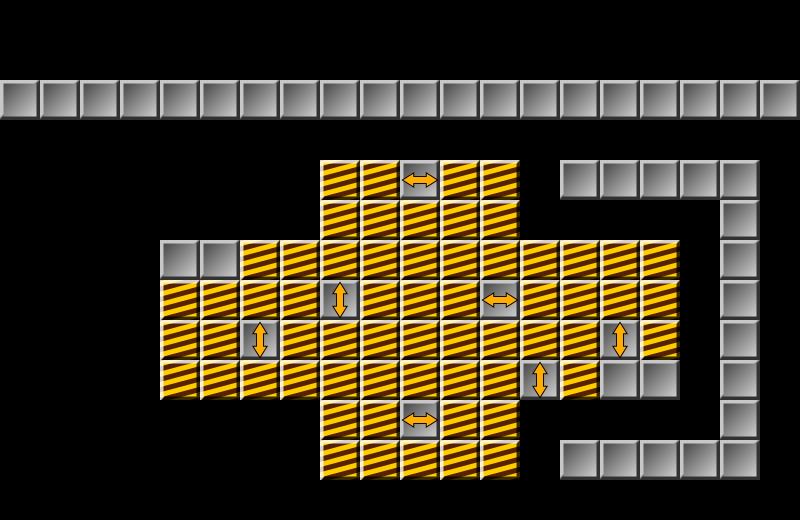

A 2D game scene composited from a Tiled map and its tileset images. What follows is a short description and the map's XML, with every tile layer's data as written:
An orthogonal 20x13 tile map with 40x40 px tiles, 2 tile layers (bricks, header), 3 tilesets and 2 objects (target, player).

<map version="1.0" orientation="orthogonal" renderorder="right-down" width="20" height="13" tilewidth="40" tileheight="40" nextobjectid="54">
 <tileset firstgid="1" name="tiles" tilewidth="40" tileheight="40" tilecount="9" columns="9">
  <image source="../../bricks/tiles.png" width="360" height="40" />
 </tileset>
 <tileset firstgid="10" name="Single sprites" tilewidth="40" tileheight="40" tilecount="1" columns="0">
  <tile id="1">
   <image width="40" height="40" source="../../bricks/002_player-40.png" />
  </tile>
 </tileset>
 <tileset firstgid="12" name="tiles" tilewidth="40" tileheight="40" tilecount="9" columns="9">
  <image source="../../bricks/tiles.png" width="360" height="40" />
 </tileset>
 <layer name="bricks" width="20" height="13">
  <data encoding="csv">
0,0,0,0,0,0,0,0,0,0,0,0,0,0,0,0,0,0,0,0,
0,0,0,0,0,0,0,0,0,0,0,0,0,0,0,0,0,0,0,0,
0,0,0,0,0,0,0,0,0,0,0,0,0,0,0,0,0,0,0,0,
0,0,0,0,0,0,0,0,0,0,0,0,0,0,0,0,0,0,0,0,
0,0,0,0,0,0,0,0,3,3,6,3,3,0,1,1,1,1,1,0,
0,0,0,0,0,0,0,0,3,3,3,3,3,0,0,0,0,0,1,0,
0,0,0,0,1,1,3,3,3,3,3,3,3,3,3,3,3,0,1,0,
0,0,0,0,3,3,3,3,7,3,3,3,6,3,3,3,3,0,1,0,
0,0,0,0,3,3,7,3,3,3,3,3,3,3,3,7,3,0,1,0,
0,0,0,0,3,3,3,3,3,3,3,3,3,7,3,1,1,0,1,0,
0,0,0,0,0,0,0,0,3,3,6,3,3,0,0,0,0,0,1,0,
0,0,0,0,0,0,0,0,3,3,3,3,3,0,1,1,1,1,1,0,
0,0,0,0,0,0,0,0,0,0,0,0,0,0,0,0,0,0,0,0
</data>
 </layer>
 <layer name="header" width="20" height="13">
  <data encoding="csv">
0,0,0,0,0,0,0,0,0,0,0,0,0,0,0,0,0,0,0,0,
0,0,0,0,0,0,0,0,0,0,0,0,0,0,0,0,0,0,0,0,
1,1,1,1,1,1,1,1,1,1,1,1,1,1,1,1,1,1,1,1,
0,0,0,0,0,0,0,0,0,0,0,0,0,0,0,0,0,0,0,0,
0,0,0,0,0,0,0,0,0,0,0,0,0,0,0,0,0,0,0,0,
0,0,0,0,0,0,0,0,0,0,0,0,0,0,0,0,0,0,0,0,
0,0,0,0,0,0,0,0,0,0,0,0,0,0,0,0,0,0,0,0,
0,0,0,0,0,0,0,0,0,0,0,0,0,0,0,0,0,0,0,0,
0,0,0,0,0,0,0,0,0,0,0,0,0,0,0,0,0,0,0,0,
0,0,0,0,0,0,0,0,0,0,0,0,0,0,0,0,0,0,0,0,
0,0,0,0,0,0,0,0,0,0,0,0,0,0,0,0,0,0,0,0,
0,0,0,0,0,0,0,0,0,0,0,0,0,0,0,0,0,0,0,0,
0,0,0,0,0,0,0,0,0,0,0,0,0,0,0,0,0,0,0,0
</data>
 </layer>
 <objectgroup name="sprites">
  <object id="31" name="target" gid="5" x="640" y="400" width="40" height="40" />
  <object id="30" name="player" gid="11" x="160" y="280" width="40" height="40" />
 </objectgroup>
</map>
